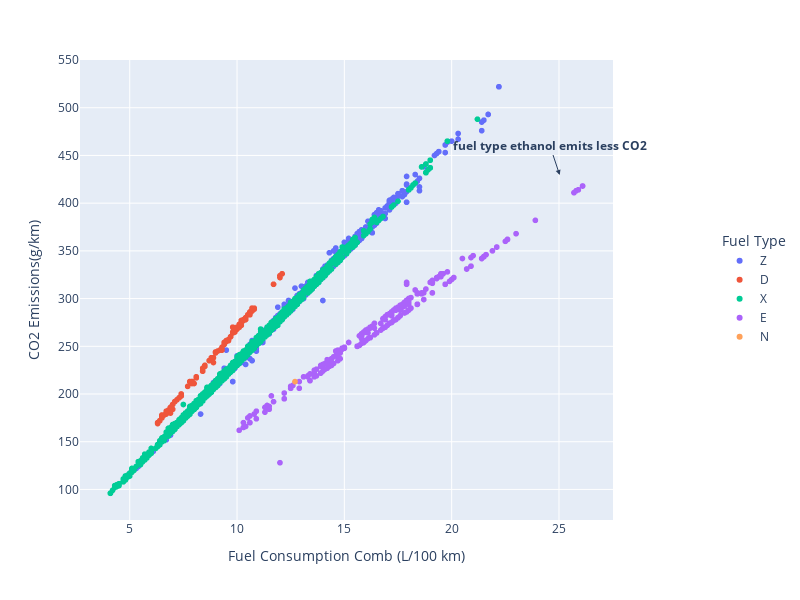

Notebook source saved alongside this figure:
### Code cell
# plotly scatter 
fig = px.scatter(df_co2, x='Fuel Consumption Comb (L/100 km)', y='CO2 Emissions(g/km)', color='Fuel Type', width=800, height=600)

fig.update_layout(legend_x= 1.2, legend_y=0.5)

fig.add_annotation(
    #x=20, y=130,
    x=0.9, y=0.75,
    text='<b>fuel type ethanol emits less CO2</b>',
    yref = 'y domain', xref='x domain',
    showarrow=True, arrowhead=2
)
fig.show()

### Figure 1 — Plotly figure (JSON) as saved in the notebook; plotly's stock layout.template omitted (floating-point values rounded to 4 significant figures; data arrays with more than 128 entries replaced by an {"elided": "..."} marker saying what was removed)
{"data": [{"hovertemplate": "Fuel Type=Z<br>Fuel Consumption Comb (L/100 km)=%{x}<br>CO2 Emissions(g/km)=%{y}<extra></extra>", "legendgroup": "Z", "marker": {"color": "#636efa", "symbol": "circle"}, "mode": "markers", "name": "Z", "showlegend": true, "type": "scattergl", "x": {"elided": "3202 float values"}, "xaxis": "x", "y": {"elided": "3202 int values"}, "yaxis": "y"}, {"hovertemplate": "Fuel Type=D<br>Fuel Consumption Comb (L/100 km)=%{x}<br>CO2 Emissions(g/km)=%{y}<extra></extra>", "legendgroup": "D", "marker": {"color": "#EF553B", "symbol": "circle"}, "mode": "markers", "name": "D", "showlegend": true, "type": "scattergl", "x": {"elided": "175 float values"}, "xaxis": "x", "y": {"elided": "175 int values"}, "yaxis": "y"}, {"hovertemplate": "Fuel Type=X<br>Fuel Consumption Comb (L/100 km)=%{x}<br>CO2 Emissions(g/km)=%{y}<extra></extra>", "legendgroup": "X", "marker": {"color": "#00cc96", "symbol": "circle"}, "mode": "markers", "name": "X", "showlegend": true, "type": "scattergl", "x": {"elided": "3637 float values"}, "xaxis": "x", "y": {"elided": "3637 int values"}, "yaxis": "y"}, {"hovertemplate": "Fuel Type=E<br>Fuel Consumption Comb (L/100 km)=%{x}<br>CO2 Emissions(g/km)=%{y}<extra></extra>", "legendgroup": "E", "marker": {"color": "#ab63fa", "symbol": "circle"}, "mode": "markers", "name": "E", "showlegend": true, "type": "scattergl", "x": {"elided": "370 float values"}, "xaxis": "x", "y": {"elided": "370 int values"}, "yaxis": "y"}, {"hovertemplate": "Fuel Type=N<br>Fuel Consumption Comb (L/100 km)=%{x}<br>CO2 Emissions(g/km)=%{y}<extra></extra>", "legendgroup": "N", "marker": {"color": "#FFA15A", "symbol": "circle"}, "mode": "markers", "name": "N", "showlegend": true, "type": "scattergl", "x": [12.7], "xaxis": "x", "y": [213], "yaxis": "y"}], "layout": {"annotations": [{"arrowhead": 2, "showarrow": true, "text": "<b>fuel type ethanol emits less CO2</b>", "x": 0.9, "xref": "x domain", "y": 0.75, "yref": "y domain"}], "height": 600, "legend": {"title": {"text": "Fuel Type"}, "tracegroupgap": 0, "x": 1.2, "y": 0.5}, "margin": {"t": 60}, "width": 800, "xaxis": {"anchor": "y", "domain": [0, 1], "title": {"text": "Fuel Consumption Comb (L/100 km)"}}, "yaxis": {"anchor": "x", "domain": [0, 1], "title": {"text": "CO2 Emissions(g/km)"}}}}
